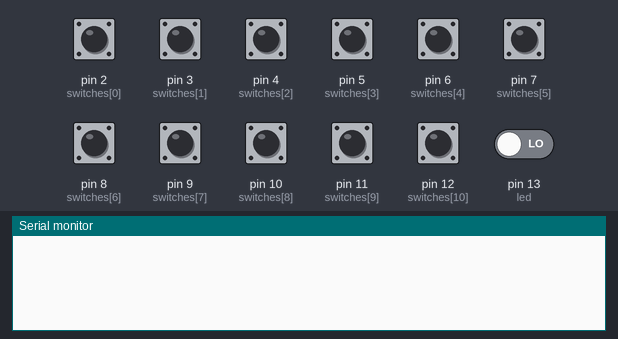
Simulated run of this sketch. Board: Arduino Uno, built with avr-gcc and run on an emulated ATmega328P. On the bench: the last lines printed to the serial monitor. The inputs (shaded band) are chosen by the test bench; at power-on: pin 2 (switches[0]), pin 3 (switches[1]), pin 4 (switches[2]), pin 5 (switches[3]), pin 6 (switches[4]), pin 7 (switches[5]), pin 8 (switches[6]), pin 9 (switches[7]), pin 10 (switches[8]), pin 11 (switches[9]), pin 12 (switches[10]), pin 13 (led) LOW.

Above: at 2.2 s.
2.3 s: pin 3 (switches[1]) pulled HIGH for 0.15 s
At 3.2 s:
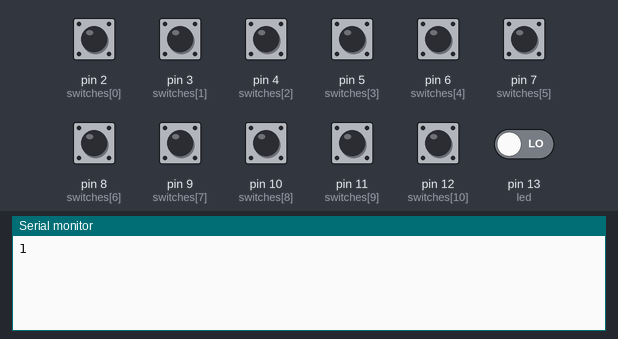
3.9 s: pin 2 (switches[0]) pulled HIGH for 0.15 s
At 4.5 s:
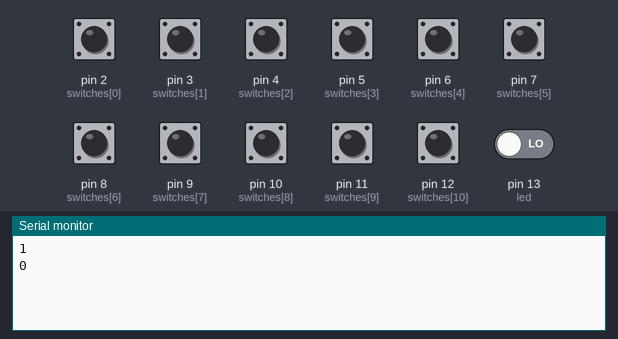
5.5 s: pin 4 (switches[2]) pulled HIGH for 0.15 s
At 5.8 s:
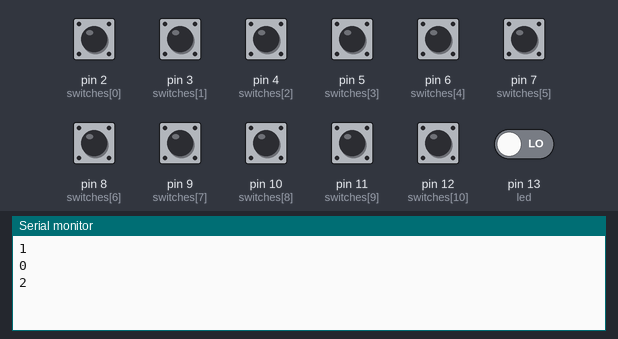
7.1 s: pin 5 (switches[3]) pulled HIGH for 0.15 s
At 8.3 s:
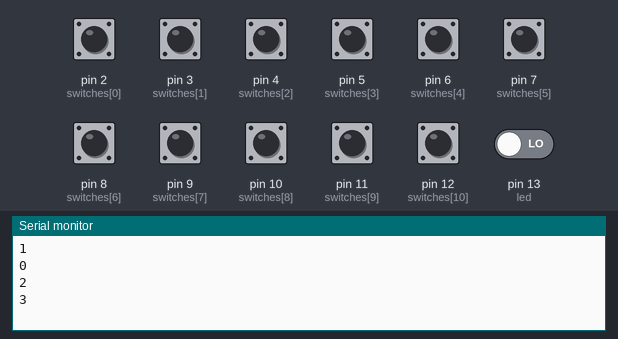
8.7 s: pin 6 (switches[4]) pulled HIGH for 0.15 s
At 9.7 s:
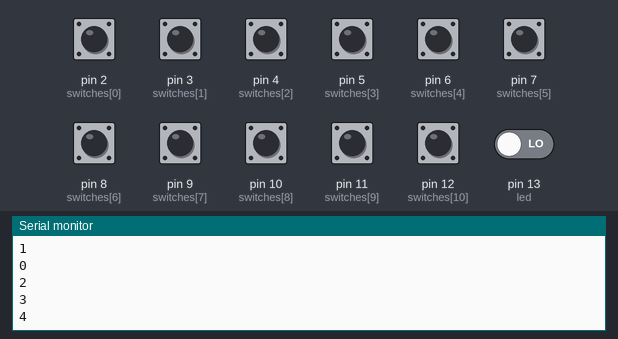
10.3 s: pin 7 (switches[5]) pulled HIGH for 0.15 s
At 11.0 s:
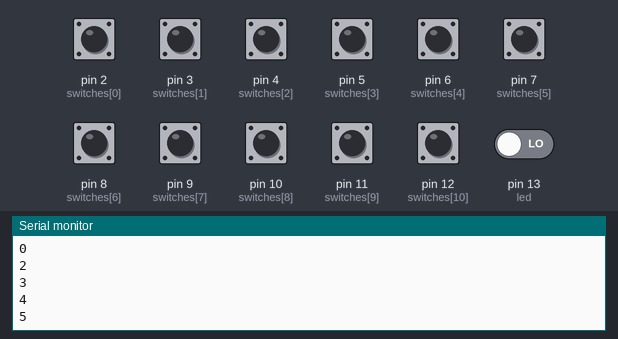
Timing chart, 0 to 12.9 s (numbered marks = the images above; inputs shaded):
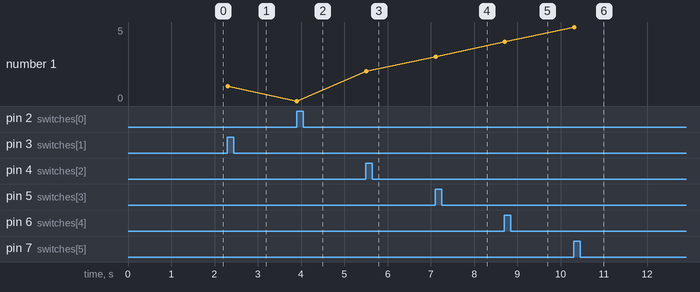

The sketch:

CTSB_firmware_one_button.ino
```cpp
// For one 12 position rotary switch and
// one button
int button = A0;
int switches[] = {
  2, 3, 4, 5, 6,
  7, 8, 9, 10,
  11, 12, 13};
int led = 13;
int state = 0;
int button_value;
// 2 second cool down inbetween button presses
int button_cool_down = 300;

void setup(){
  Serial.begin(57600);
  pinMode(led, OUTPUT);
  digitalWrite(led, HIGH);
  for (int i = 0; i < 12; i++){
    pinMode(switches[i], INPUT);
  }
  delay(1000);
  digitalWrite(led, LOW);
}

void readRotarySwitch(){
  for (int i = 0; i < 12; i++){
    if (digitalRead(switches[i]) == HIGH) {
      if (state != i) {
        Serial.print(i);
        state = i;
      }
    }
  }
  Serial.println();
}

void loop(){
  readRotarySwitch();
  delay(50);
}
```

Measured:
- after the input at 2.3 s, the serial monitor: prints a new line at once (image 1)
- after the input at 3.9 s, the serial monitor: prints a new line at once (image 2)
- after the input at 5.5 s, the serial monitor: prints a new line at once (image 3)
- after the input at 7.1 s, the serial monitor: prints a new line at once (image 4)
- after the input at 8.7 s, the serial monitor: prints a new line at once (image 5)
- after the input at 10.3 s, the serial monitor: prints a new line at once (image 6)
- plotted number 1: 1 → 0 after the input at 3.9 s, 0 → 2 after the input at 5.5 s, 2 → 3 after the input at 7.1 s, 3 → 4 after the input at 8.7 s, 4 → 5 after the input at 10.3 s
